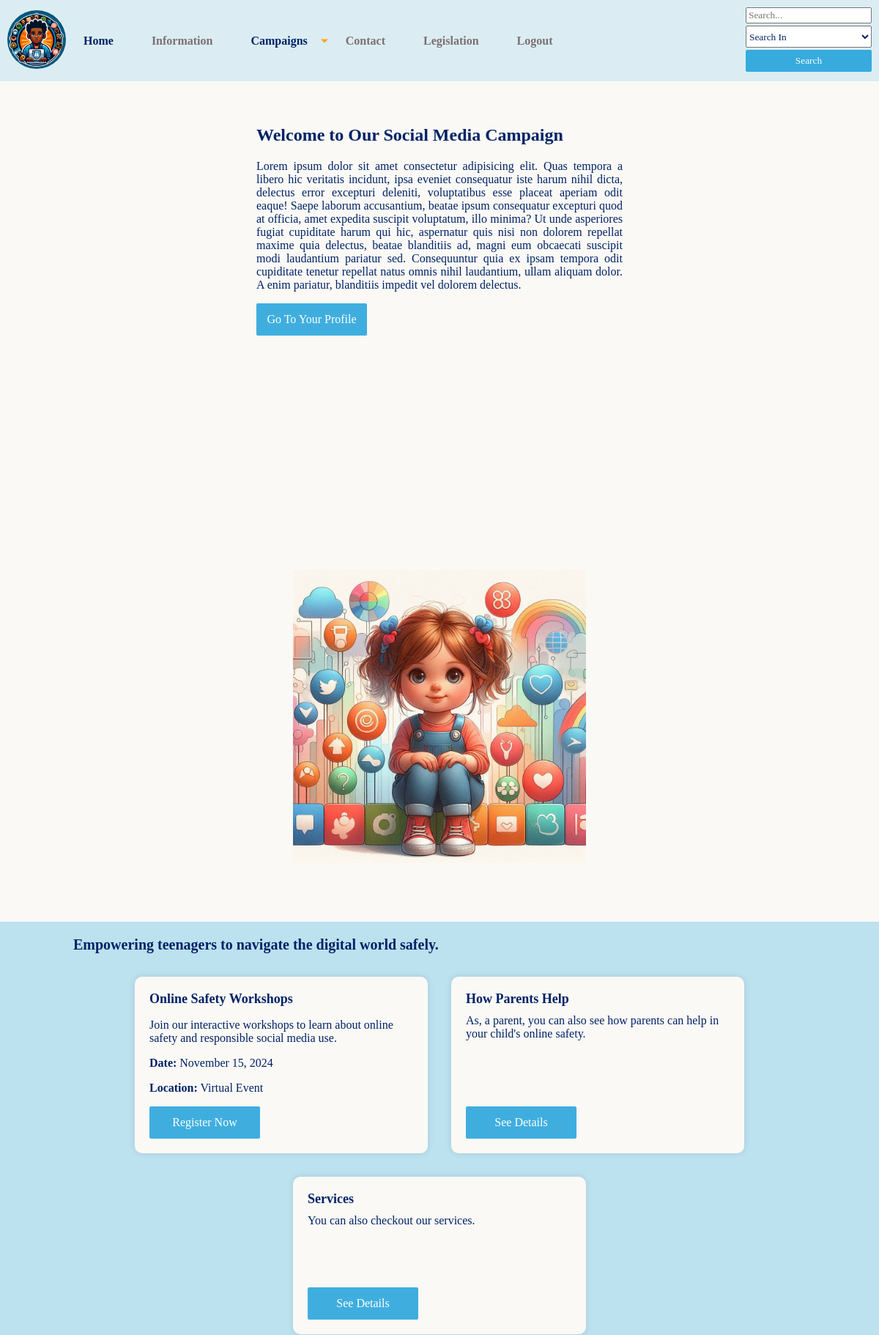
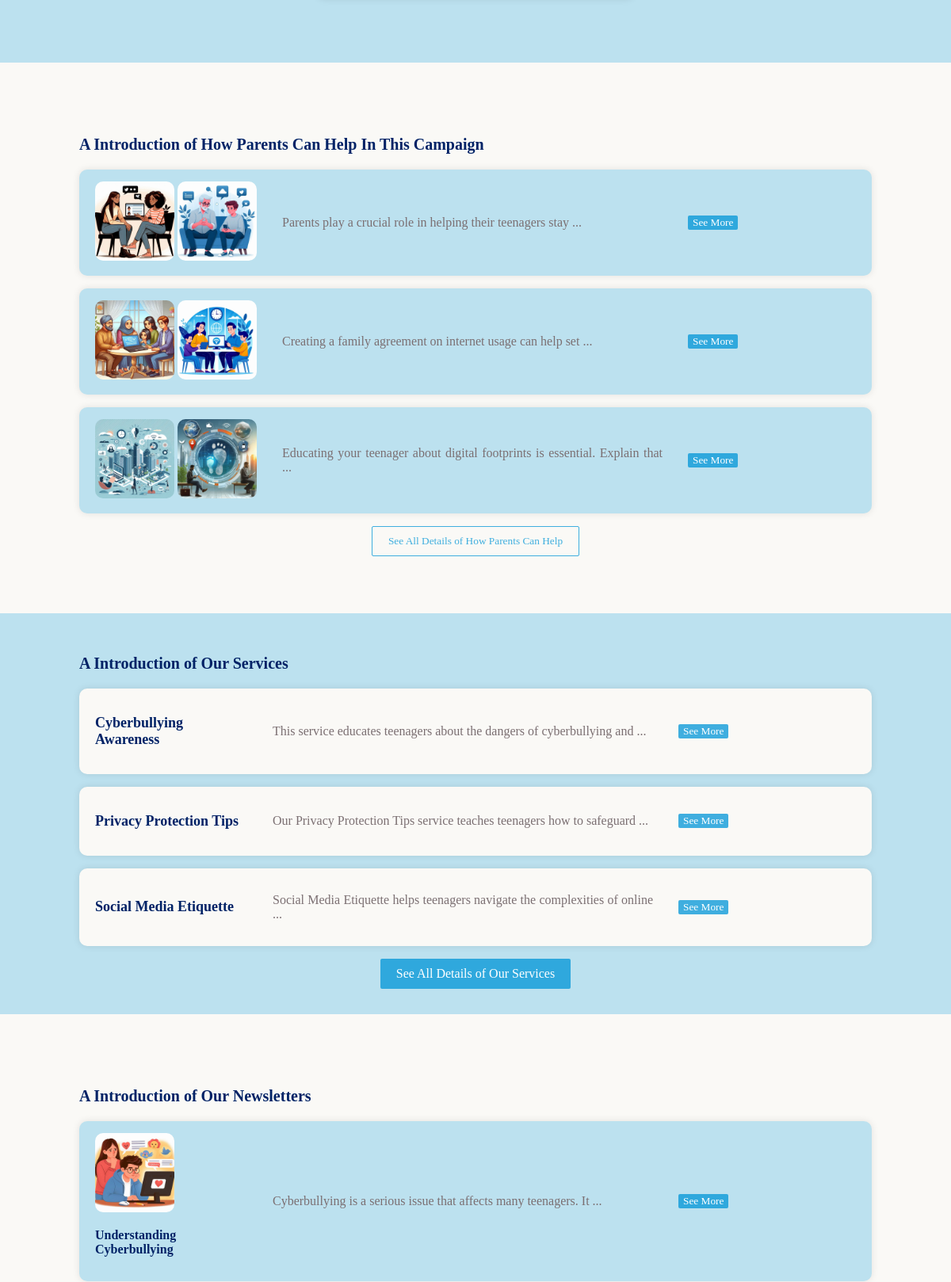
/social-media-campaign/home.php (signed in, upper part), run on the app's committed database (2 pictures, top to bottom).
### tables this page shows
CREATE TABLE `how_parent_helps` (
  `id` int(11) NOT NULL,
  `description` varchar(1000) NOT NULL,
  `image_1` varchar(300) NOT NULL,
  `image_2` varchar(300) NOT NULL,
  `created_at` timestamp NOT NULL DEFAULT current_timestamp()
);

CREATE TABLE `services` (
  `id` int(11) NOT NULL,
  `title` varchar(200) NOT NULL,
  `description` varchar(1000) NOT NULL,
  `info` varchar(1000) NOT NULL,
  `created_at` timestamp NOT NULL DEFAULT current_timestamp()
);

CREATE TABLE `newsletters` (
  `id` int(11) NOT NULL,
  `title` varchar(200) NOT NULL,
  `content` varchar(5000) NOT NULL,
  `image` varchar(200) NOT NULL,
  `created_at` timestamp NOT NULL DEFAULT current_timestamp()
);

### social-media-campaign/Model/DataBase.php (called while the page is built, shortened)
<?php
class DataBase
{
    protected static $instance;
    public function __construct()
    {
        try {
            $this->pdo=new PDO("mysql:dbname=social_media_campaign;host=localhost","root","");
        } catch (PDOException $exception) {
            echo $exception->getMessage();
        }
    }
    public static function getInstance() : DataBase
    {
        if (!self::$instance) {
            self::$instance = new self();
        }
        return self::$instance;
    }
}

### social-media-campaign/Model/HowParentHelp.php (called while the page is built, shortened)
<?php
require_once("DataBase.php");
class HowParentHelp
{
    private $db;
    private $table = "how_parent_helps";
    public function __construct()
    {
        $this->db = DataBase::getInstance();
    }
    protected function index (string $search = '', int | null $limit = null) : array
    {
        $condition = "%" . $search . "%";
        if(!!$limit) {
            $stmt = $this->db->pdo->prepare("SELECT * FROM $this->table WHERE (description LIKE :condition) AND (description != '') LIMIT :limit");
            $stmt->bindParam(":limit", $limit, PDO::PARAM_INT);
        } else {
            $stmt = $this->db->pdo->prepare("SELECT * FROM $this->table WHERE (description LIKE :condition) AND (description != '')");
        }
        $stmt->bindParam(":condition", $condition);
        $stmt->execute();
        return $stmt->fetchAll(PDO::FETCH_OBJ);
    }
}

### social-media-campaign/Controller/HowParentHelpController.php (called while the page is built, shortened)
<?php
require_once("Model/HowParentHelp.php");
class HowParentHelpController extends HowParentHelp
{
    public function getAllHowParentHelps (string $search = '', int | null $limit = null) : array
    {
        return $this->index($search, $limit);
    }
}

### social-media-campaign/Helper/Text.php (called while the page is built, shortened)
<?php
class Text
{
    public static function truncate($text, $limit, $ellipsis = ' ...')
    {
        if (str_word_count($text, 0) > $limit) {
            $words = explode(' ', $text, $limit + 1);
            array_pop($words);
            return implode(' ', $words) . $ellipsis;
        }
        return $text;
    }
}

### social-media-campaign/Model/Service.php (called while the page is built, shortened)
<?php
require_once("DataBase.php");
class Service
{
    private $db;
    private $table = "services";
    public function __construct()
    {
        $this->db = DataBase::getInstance();
    }
    protected function index(string $search, int | null $limit = null) : array
    {
        $condition = $search ? "%$search%" : "%" . '' . "%";
        if(!!$limit) {
            $statement = $this->db->pdo->prepare("SELECT * FROM $this->table WHERE (title LIKE :condition OR description LIKE :condition OR info LIKE :condition) AND (title != '') LIMIT :limit");
            $statement->bindParam(":limit", $limit, PDO::PARAM_INT);
        } else {
            $statement = $this->db->pdo->prepare("SELECT * FROM $this->table WHERE (title LIKE :condition OR description LIKE :condition OR info LIKE :condition) AND (title != '')");
        }
        $statement->bindParam(":condition", $condition);
        $statement->execute();
        return $statement->fetchAll(PDO::FETCH_OBJ);
    }
}

### social-media-campaign/Controller/ServiceController.php (called while the page is built, shortened)
<?php
require_once("Model/Service.php");
class ServiceController extends Service
{
    public function searchOrGetAllServices(string $search = '', int | null $limit = null) : array
    {
        return $this->index($search, $limit);
    }
}

### social-media-campaign/Model/NewsLetter.php (called while the page is built, shortened)
<?php
require_once("DataBase.php");
class NewsLetter
{
    private $db;
    private $table = "newsletters";
    public function __construct()
    {
        $this->db = DataBase::getInstance();
    }
    protected function index (string $search, int | null $limit = null) : array
    {
        $condition = $search ? "%$search%" : "%" . '' . "%";
        if(!!$limit) {
            $stmt = $this->db->pdo->prepare("
                SELECT * FROM $this->table WHERE (title LIKE :condition OR content LIKE :condition) AND (title != '' OR content != '') LIMIT :limit
            ");
            $stmt->bindParam(":limit", $limit, PDO::PARAM_INT);
        } else {
            $stmt = $this->db->pdo->prepare("
                SELECT * FROM $this->table WHERE (title LIKE :condition OR content LIKE :condition) AND (title != '' OR content != '')
            ");
        }
        $stmt->bindParam(":condition", $condition);
        $stmt->execute();
        return $stmt->fetchAll(PDO::FETCH_OBJ);
    }
}

### social-media-campaign/Controller/NewsLetterController.php (called while the page is built, shortened)
<?php
require_once("Model/NewsLetter.php");
class NewsLetterController extends NewsLetter
{
    public function getAllNewsletters (string $search = '', int | null $limit = null) : array
    {
        return $this->index($search, $limit);
    }
}

### social-media-campaign/home.php (the view, shortened to what this page needs)
<!DOCTYPE html>
<?php
require_once "Helper/Text.php";
require_once "Controller/HowParentHelpController.php";
require_once "Controller/ServiceController.php";
require_once "Controller/NewsLetterController.php";
$howParentHelpController = new HowParentHelpController();
$serviceController = new ServiceController();
$newsLetterController = new NewsLetterController();
?>
<html lang="en">
<head>
  <link rel="stylesheet" href="./styles/style.css">
  <link rel="stylesheet" href="./styles/user/home.css">
</head>
<body>
  <?php
  include_once "layouts/nav.php";
  ?>
  <main id="home">
    <div class="flex justify-center items-center flex-wrap px-100px py-40px gap-20rem">
      <div class="w-500px">
        <h2>Welcome to Our Social Media Campaign</h2>
        <p class="text-justify">
          Lorem ipsum dolor sit amet consectetur adipisicing elit. Quas tempora a libero hic veritatis incidunt, ipsa eveniet consequatur iste harum nihil dicta, delectus error excepturi deleniti, voluptatibus esse placeat aperiam odit eaque! Saepe laborum accusantium, beatae ipsum consequatur excepturi quod at officia, amet expedita suscipit voluptatum, illo minima? Ut unde asperiores fugiat cupiditate harum qui hic, aspernatur quis nisi non dolorem repellat maxime quia delectus, beatae blanditiis ad, magni eum obcaecati suscipit modi laudantium pariatur sed. Consequuntur quia ex ipsam tempora odit cupiditate tenetur repellat natus omnis nihil laudantium, ullam aliquam dolor. A enim pariatur, blanditiis impedit vel dolorem delectus.
        </p>
        <div>
          <button class="bgBlueButton w-151px h-44px cursor-pointer">
            <a class="text-decoration-none cursor-pointer" href="profile.php">Go To Your Profile</a>
          </button>
        </div>
      </div>
      <img src="assets/welcome_image_1.jpg" alt="" width="400px">
    </div>
    <section class="flex flex-wrap justify-center items-stretch px-100px pt-20px pb-80px gap-2rem mt-40px bg-primary-light-blue-25">
      <div class="w-full fs-20px fw-700">Empowering teenagers to navigate the digital world safely.</div>
      <div class="shadow rounded-10px w-400px bg-background-color p-20px min-h-215px">
        <span class="m-0px fs-18px fw-700">Online Safety Workshops</span>
        <p>
          Join our interactive workshops to learn about online safety and
          responsible social media use.
        </p>
        <p><strong>Date:</strong> November 15, 2024</p>
        <p><strong>Location:</strong> Virtual Event</p>
        <button class="bgBlueButton cursor-pointer w-151px h-44px">
          <a href="#" class="text-decoration-none cursor-pointer">Register Now</a>
        </button>
      </div>
      <div class="relative shadow w-400px min-h-215px bg-background-color p-20px rounded-10px">
        <span class="mb-10px fs-18px fw-700 block">How Parents Help</span>
        <span>As, a parent, you can also see how parents can help in your child's online safety.</span>
        <div class="absolute bottom-20px left-20px">
          <button class="cursor-pointer bgBlueButton w-151px h-44px">
            <a href="parents-help.php" class="text-decoration-none cursor-pointer">See Details</a>
          </button>
        </div>
      </div>
      <div class="relative shadow w-400px min-h-215px bg-background-color p-20px rounded-10px">
        <span class="mb-10px fs-18px fw-700 block">Services</span>
        <span>You can also checkout our services.</span>
        <div class="absolute bottom-20px left-20px">
          <button class="cursor-pointer bgBlueButton w-151px h-44px">
            <a href="service.php" class="text-decoration-none cursor-pointer">See Details</a>
          </button>
        </div>
      </div>
    </section>
    <?php
    $howParentHelps_x_3 = $howParentHelpController->getAllHowParentHelps('', 3);
    if (!(count($howParentHelps_x_3) < 1)) :
    ?>
      <section class="px-100px mt-40px py-2rem">
        <p class="fs-20px fw-bold">A Introduction of How Parents Can Help In This Campaign</p>
        <?php foreach ($howParentHelps_x_3 as $item) : ?>
          <div class="flex justify-start items-center gap-2rem mb-1rem flex-wrap bg-primary-light-blue-25 py-15px px-20px rounded-10px shadow">
            <div>
              <img src="<?= "images/" . $item->image_1 ?>" alt="" class="w-100px h-100px rounded-10px">
              <img src="<?= "images/" . $item->image_2 ?>" alt="" class="w-100px h-100px rounded-10px">
            </div>
            <div class="w-half">
              <p class="pSeeMore text-gray-2 text-justify" data-show-less="1" data-text="<?= $item->description ?>" data-short-text="<?= Text::truncate($item->description, 10); ?>"><?= Text::truncate($item->description, 10); ?></p>
            </div>
            <button class="cursor-pointer bgBlueButton btnSee">See More</button>
          </div>
        <?php endforeach; ?>
        <div class="w-full text-center">
          <button class="cursor-pointer bgWhiteButton bg-none px-20px py-10px">
            <a href="parents-help.php" class="text-decoration-none cursor-pointer">See All Details of How Parents Can Help</a>
          </button>
        </div>
      </section>
    <?php endif; ?>
    <?php
    $services_x_3 = $serviceController->searchOrGetAllServices('', 3);
    if (!(count($services_x_3) < 1)) :
    ?>
      <section class="px-100px mt-40px py-2rem bg-primary-light-blue-25">
        <p class="fs-20px fw-bold">A Introduction of Our Services</p>
        <?php foreach ($services_x_3 as $item) : ?>
          <div class="flex justify-start items-center gap-2rem bg-background-color mb-1rem flex-wrap py-15px px-20px rounded-10px shadow">
            <div class="w-20-percent">
              <p class="fs-18px fw-bold"><?= $item->title ?></p>
            </div>
            <div class="w-half">
              <p class="pSeeMore text-gray-2 text-justify" data-show-less="1" data-text="<?= $item->description ?>" data-short-text="<?= Text::truncate($item->description, 10); ?>"><?= Text::truncate($item->description, 10); ?></p>
            </div>
            <button class="cursor-pointer bgBlueButton btnSee">See More</button>
          </div>
        <?php endforeach; ?>
        <div class="w-full text-center">
          <button class="cursor-pointer bgBlueButton px-20px py-10px">
            <a href="service.php" class="text-decoration-none cursor-pointer">See All Details of Our Services</a>
          </button>
        </div>
      </section>
    <?php endif; ?>
    <?php if ($_SESSION['user']->subscription == 1) : ?>
      <?php
      $newsletters_x_3 = $newsLetterController->getAllNewsletters('', 3);
      if (!(count($newsletters_x_3) < 1)) :
      ?>
        <section class="px-100px mt-40px py-2rem">
          <p class="fs-20px fw-bold">A Introduction of Our Newsletters</p>
          <?php foreach ($newsletters_x_3 as $item) : ?>
            <div class="flex justify-start items-center gap-2rem mb-1rem flex-wrap bg-primary-light-blue-25 py-15px px-20px rounded-10px shadow">
              <div class="w-20-percent">
                <img src="<?= "images/" . $item->image ?>" alt="" class="w-100px h-100px rounded-10px">
                <p class="fw-bold"><?= $item->title ?></p>
              </div>
              <div class="w-half">
                <p class="pSeeMore text-gray-2 text-justify" data-show-less="1" data-text="<?= $item->content ?>" data-short-text="<?= Text::truncate($item->content, 10); ?>"><?= Text::truncate($item->content, 10); ?></p>
              </div>
              <button class="cursor-pointer bgBlueButton btnSee">See More</button>
            </div>
          <?php endforeach; ?>
        </section>
      <?php endif; ?>
    <?php endif; ?>
  </main>
</body>
</html>

### data on the page
how_parent_helps: image_1 (picture), image_2 (picture), description "Parents play a crucial role in helping their teenagers stay ..."
how_parent_helps: image_1 (picture), image_2 (picture), description "Creating a family agreement on internet usage can help set ..."
how_parent_helps: image_1 (picture), image_2 (picture), description "Educating your teenager about digital footprints is essential. Explain that ..."
services: title "Cyberbullying Awareness", description "This service educates teenagers about the dangers of cyberbullying and ..."
services: title "Privacy Protection Tips", description "Our Privacy Protection Tips service teaches teenagers how to safeguard ..."
services: title "Social Media Etiquette", description "Social Media Etiquette helps teenagers navigate the complexities of online ..."
newsletters: image (picture), title "Understanding Cyberbullying", content "Cyberbullying is a serious issue that affects many teenagers. It ..."
